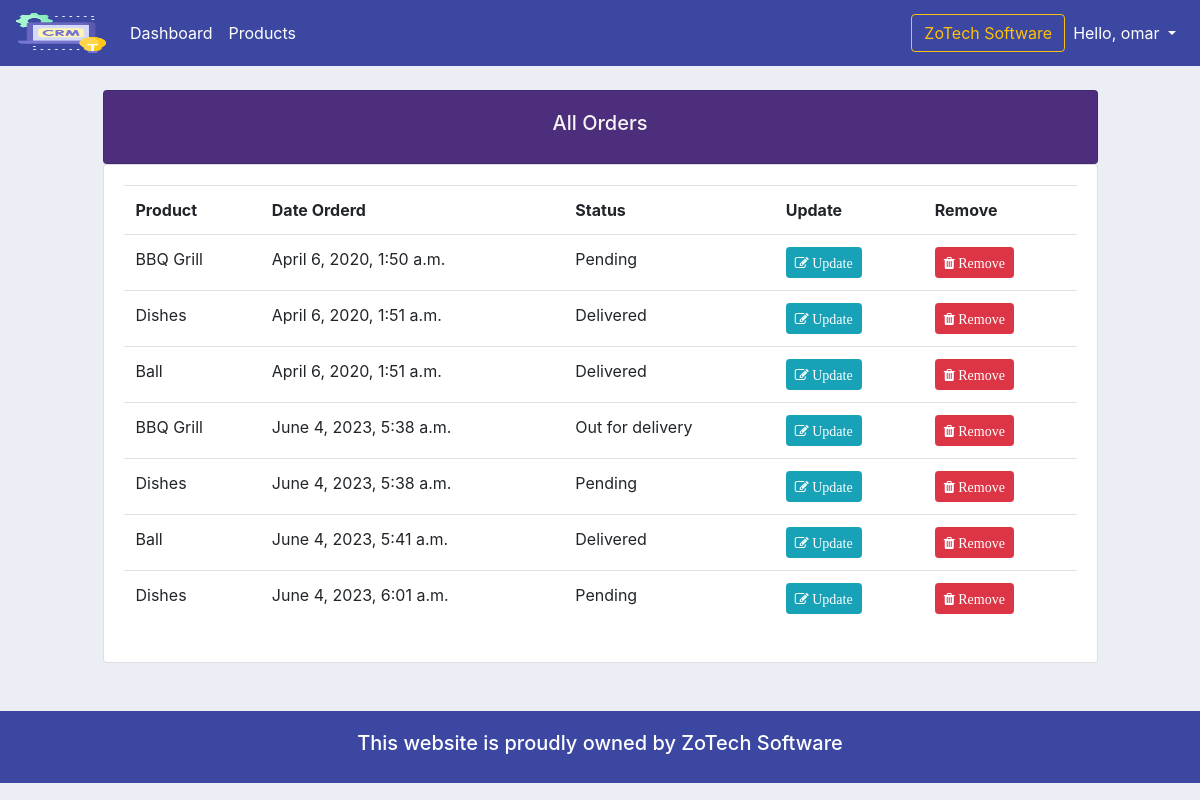
The app's page /all-orders/ (signed in) with its own data.
### accounts/models.py (models this page shows, shortened)
class Order(models.Model):
    STATUS = (
        ('Pending', 'Pending'),
        ('Out for delivery', 'Out for delivery'),
        ('Delivered', 'Delivered'),
    )
    customer = models.ForeignKey(Customer, null=True, on_delete=models.SET_NULL) # one to many relationships
    product = models.ForeignKey(Product, null=True, on_delete=models.SET_NULL) # one to many relationships
    date_created = models.DateTimeField(auto_now_add=True, null=True)
    status = models.CharField(max_length=200, null=True, choices=STATUS)
    note = models.CharField(max_length=1000, null=True) # for custom Search

class Product(models.Model):
    CATEGORY = (
        ('Indoor', 'Indoor'),
        ('Out Door', 'Out Door'),
    )
    name = models.CharField(max_length=200, null=True)
    price = models.FloatField(null=True)
    category = models.CharField(max_length=200, null=True, choices=CATEGORY)
    description = models.CharField(max_length=200, null=True, blank=True)
    date_created = models.DateTimeField(auto_now_add=True, null=True)
    tags = models.ManyToManyField(Tag) # Many to Many relationships
    def __str__(self):
        return self.name

### accounts/decorators.py (the view)
	def wrapper_function(request, *args, **kwargs):
		group = None
		if request.user.groups.exists():
			group = request.user.groups.all()[0].name
		if group == 'customer':
			return redirect('user-page')
		if group == 'admin':
			return view_func(request, *args, **kwargs)

### accounts/views.py (called while the page is built)
@login_required(login_url='login')
@admin_only # if customer the redirect to user-page and if admin redirect to view_func
def allOrders(request):
    orders = Order.objects.all()
    context = {
        'orders':orders,
    }
    return render(request, 'accounts/all_orders.html', context)

### accounts/templates/accounts/all_orders.html
{%  extends 'accounts/main.html' %}
{% block content %}
		<br>
		<div class="row">
            <div class="col-1"></div>
			<div class="col-md-10">
				<div class="card card-body" style="background-color: #4d2e7c; color: whitesmoke; text-align: center;">
					<h5>All Orders</h5>
				</div>
				<div class="card card-body">
					<table class="table">
						<tr>
                            <th>Product</th>
                            <th>Date Orderd</th>
                            <th>Status</th>
                            <th>Update</th>
                            <th>Remove</th>
                        </tr>
                        {% for order in orders %}
                            <tr>
                                <td>{{ order.product }}</td>
                                <td>{{ order.date_created }}</td>
                                <td>{{ order.status }}</td>
                                <td><a class="btn btn-sm btn-info" href="{% url 'updateOrder' order.id %}"><i class="fa fa-edit"> Update</i></a></td>
                                <td><a class="btn btn-sm btn-danger" href="{% url 'delete_order' order.id %}"><i class="fa fa-trash"> Remove</i></a></td>
                            </tr>
                        {% endfor %}
					</table>
				</div>
			</div>
		</div>
{% endblock content %}

### accounts/templates/accounts/navbar.html (shortened to what this page needs)
{% load static %}
{% load qr_code %}
<nav class="navbar navbar-expand-lg navbar-dark" style="background-color: #3B47A1;">
  <a class="navbar-brand" href="{% url 'home' %}">
    <img src="{% static 'images/logo.png' %}" width="90" height="40" alt="">
  </a>
  <div class="collapse navbar-collapse" id="navbarSupportedContent">
    <ul class="navbar-nav mr-auto">
      {% if request.user.is_staff %}
      <li class="nav-item active">
        <a class="nav-link" href="{% url 'home' %}">Dashboard</a>
      </li>
      <li class="nav-item active">
        <a class="nav-link" href="{% url 'products' %}">Products</a>
      </li>
      {% else %}
      <li class="nav-item active">
        <a class="nav-link" href="{% url 'account' %}">Settings</a>
      </li>
      {% endif %}
    </ul>
    <button type="button" class="btn btn-outline-warning my-2 my-sm-0" data-toggle="modal" data-target="#myModal">ZoTech
      Software </button>
    <ul class="navbar-nav">
      <li class="nav-item dropdown">
        <a class="nav-link dropdown-toggle" href="#" id="navbarDropdown" role="button" data-toggle="dropdown"
          aria-haspopup="true" aria-expanded="false" style="color: #fff;">
          Hello, {{request.user}}
        </a>
      </li>
    </ul>
  </div>
</nav>

### static/css/main.css (style rules this page uses)
body { background-color: #ebeff5; }

### records on screen
Order: product "BBQ Grill", date_created "April 6, 2020, 1:50 a.m.", status "Pending"
Order: product "Dishes", date_created "April 6, 2020, 1:51 a.m.", status "Delivered"
Order: product "Ball", date_created "April 6, 2020, 1:51 a.m.", status "Delivered"
Order: product "BBQ Grill", date_created "June 4, 2023, 5:38 a.m.", status "Out for delivery"
Order: product "Dishes", date_created "June 4, 2023, 5:38 a.m.", status "Pending"
Order: product "Ball", date_created "June 4, 2023, 5:41 a.m.", status "Delivered"
Order: product "Dishes", date_created "June 4, 2023, 6:01 a.m.", status "Pending"

### other values on screen
{{ request.user }} "omar"
